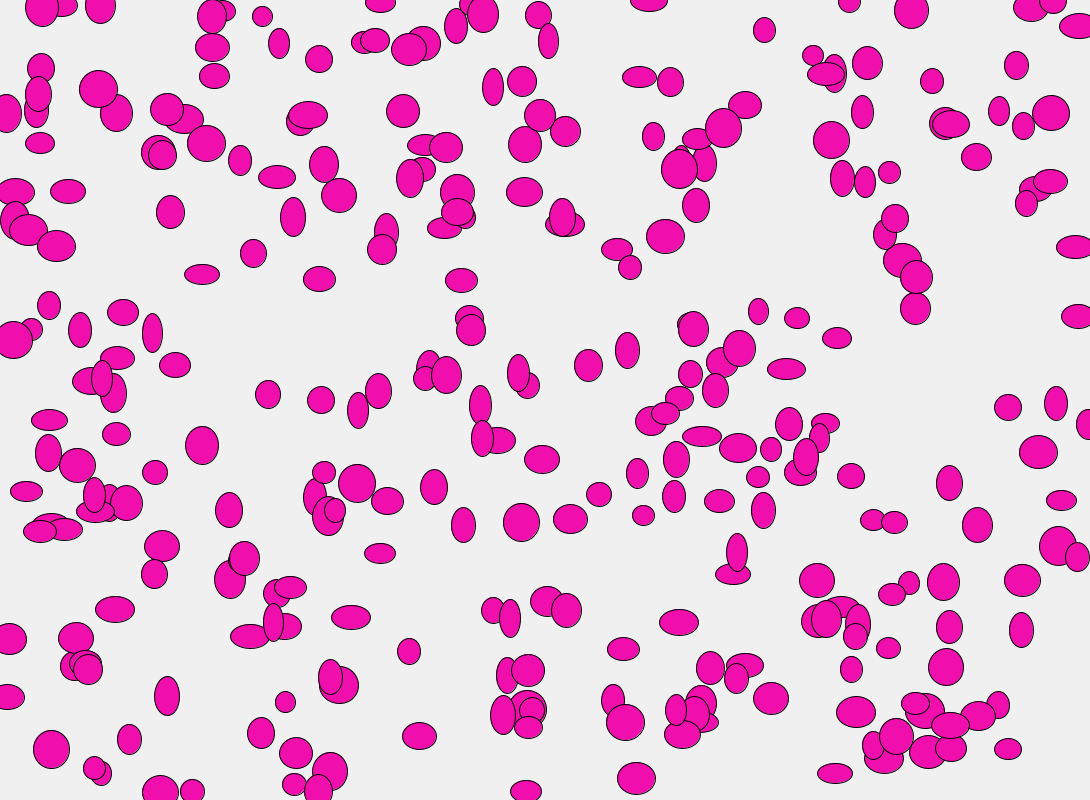
Frame 1 (no input)
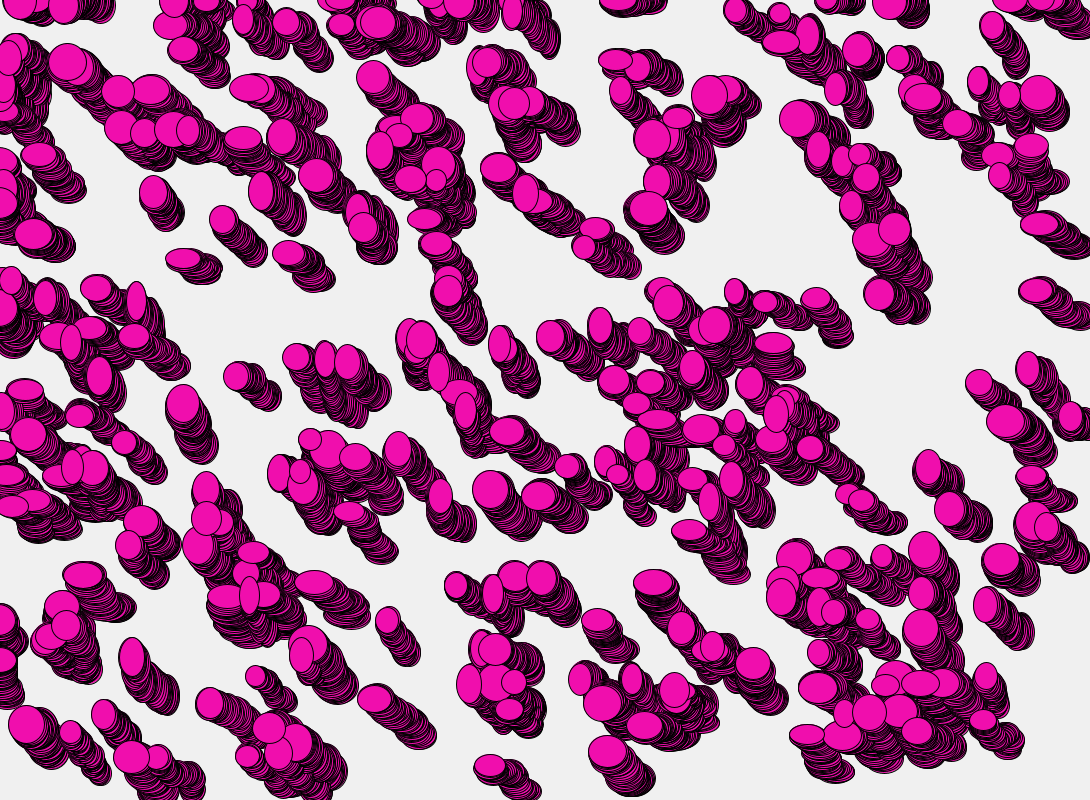
Frame 60 (the mouse pressed at the canvas centre just before this capture)
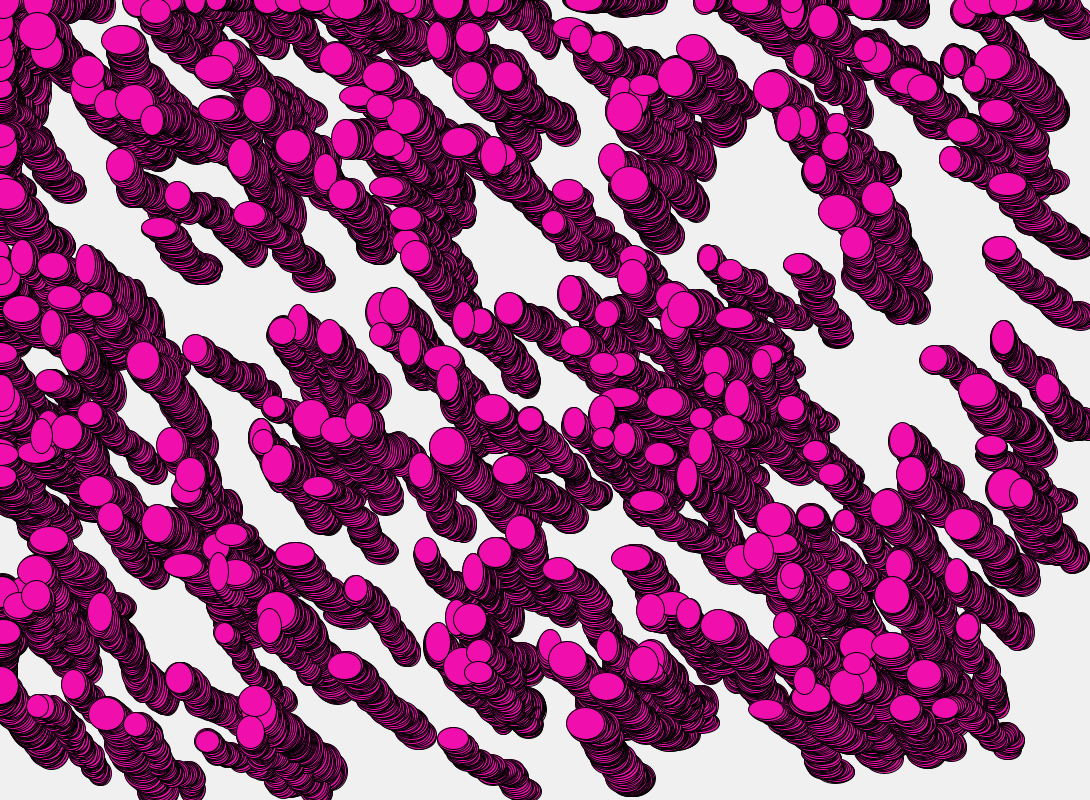
Frame 120 (the mouse held since frame 60 and released just before this capture)

The Processing sketch that drew these frames (run headless with seeded random() and noise(); from frame 60 on, the mouse is pressed at the canvas centre):

// Processing sketch: sketch_190716a
// ── sketch_190716a.pde

int x, h, w, y;
ArrayList<myDot> dots;
int numDots = 300;
void setup(){
  dots = new ArrayList<myDot>(); 
  size(1090, 800);
  background(240);
   colorMode(HSB);
    w = 80; h = 70; x = 225; y = 430;
  for(int i =0; i<numDots; i++){
     w = int(random(20, 40));
     h = int(random(20, 40));
     x = int(random(0, width));
     y = int(random(0, height));
    myDot dot = new myDot(x, y, w, h);
    dots.add(dot);
}
}


  void draw(){

  for (myDot d : dots) d.draw();
  }

// ── alsomydot.pde
class myDot{
  int x, y, w, h;
  color c;
  myDot(int x, int y, int w, int h){ 
    this.x = x; this.y = y; 
    this.w = w; this.h = h;
    this.c = color(blue(225), 240, 240);
    }
    void move(){
      x += random(-2, 2); y += random(-2, 2);
    
    }
    void draw(){
      fill(c); move(); ellipse(x, y, w, h);
    }   
    }
    
